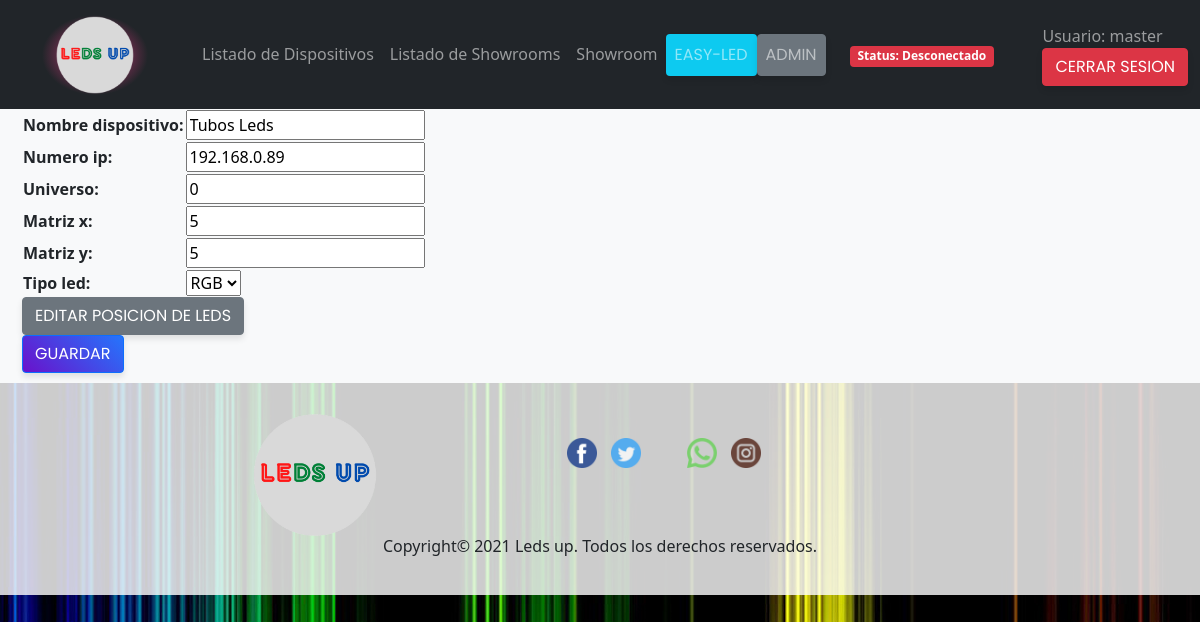
Before: /ledsup/dispositivo/1/ (signed in) with the older database file.
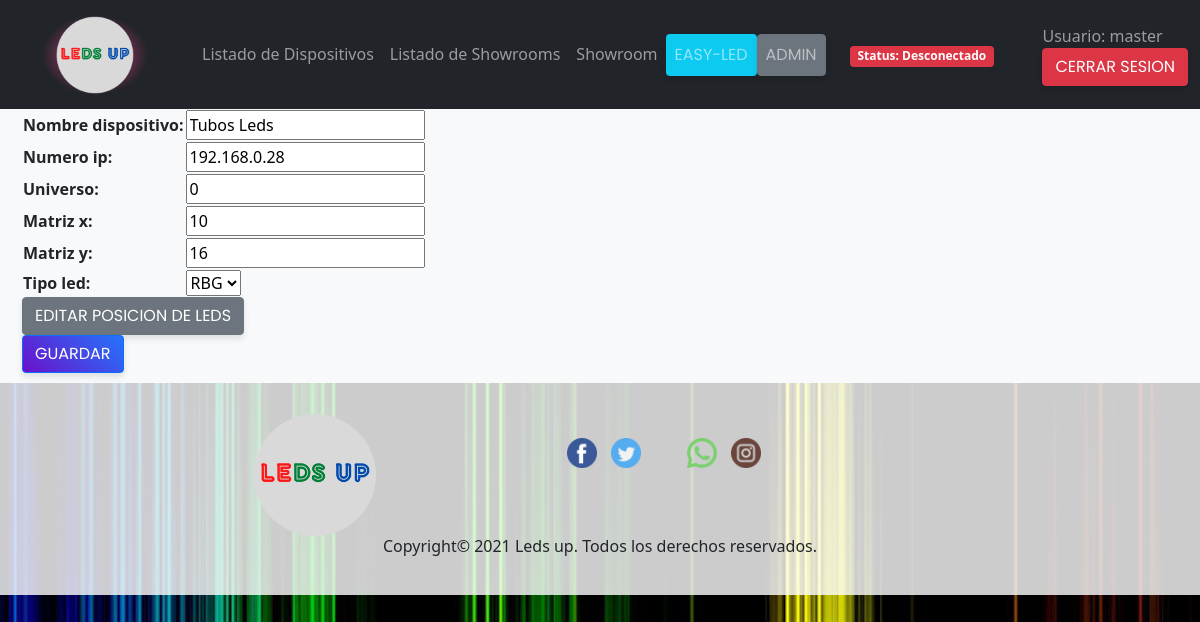
After: the same page with the newer database file.
### ledsup/models.py (models this page shows, shortened)
class Dispositivo(models.Model):
    TIPO_LED = [
        ('RGB', 'RGB'),
        ('RBG', 'RBG'),
        ('BRG', 'BRG'),
        ('BGR', 'BGR'),
        ('GRB', 'GRB'),
        ('GBR', 'GBR')
    ]
    usuario = models.ForeignKey(User, on_delete=models.CASCADE)
    nombre_dispositivo = models.CharField(max_length=100)
    numero_ip = models.CharField(max_length=15)
    universo = models.PositiveSmallIntegerField(default=0)
    tamano_paquetes = models.PositiveSmallIntegerField(default=512)
    matriz_x = models.PositiveSmallIntegerField(default=5, validators=[MinValueValidator(5), MaxValueValidator(34)])
    matriz_y = models.PositiveSmallIntegerField(default=5, validators=[MinValueValidator(5), MaxValueValidator(34)])
    fecha_creacion = models.DateTimeField('Fecha de creacion', default=timezone.now)
    patch = models.TextField(max_length=600, default='Sin patch')
    tipo_led = models.CharField(choices=TIPO_LED, max_length=5, default='RGB')

### ledsup/views.py (the view, shortened to what this page needs)
# urls.py: path('dispositivo/<int:pk>/', views.DispositivoUpdate.as_view(), name='editar_dispositivo'),
class DispositivoUpdate(LoginRequiredMixin, UpdateView):
    def get_form(self, *args, **kwargs):
        form = super(DispositivoUpdate, self).get_form(*args, **kwargs)
        form.instance.usuario = self.request.user
        return form
    model = Dispositivo
    success_url = reverse_lazy('ledsup:lista_dispositivos')
    fields = [
        'nombre_dispositivo',
        'numero_ip',
        'universo',
        'matriz_x',
        'matriz_y',
        'tipo_led',
    ]

### web/context_processors.py (called while the page is built)
def get_current_year_to_context(request):
    current_datetime = datetime.datetime.now()
    return {
        'current_year': current_datetime.year
    }

### ledsup/templates/ledsup/dispositivo_form.html (shortened to what this page needs)
{% extends "ledsup/base_generic.html" %}
{% block content %}
<div class="container-fluid bg-light">
    <div class="row">
        <form action="" method="post">
            <table>
                {{ form.as_table }}
            </table>
            <button type="button" class="btn btn-secondary" data-bs-toggle="modal" data-bs-target="#editarPosicionLeds" id="botonEditar">
              Editar Posicion de Leds
            </button>
            <br>
            <input class="btn btn-primary" type="submit" value="Guardar" id="botonAceptar"/>
        </form>
    </div>
</div>
{% endblock %}

Changed rows visible on the page:
changed Dispositivo "Tubos Leds": numero_ip "192.168.0.89" → "192.168.0.28"; matriz_x "5" → "10"; matriz_y "5" → "16"; tipo_led "RGB" → "RBG"
